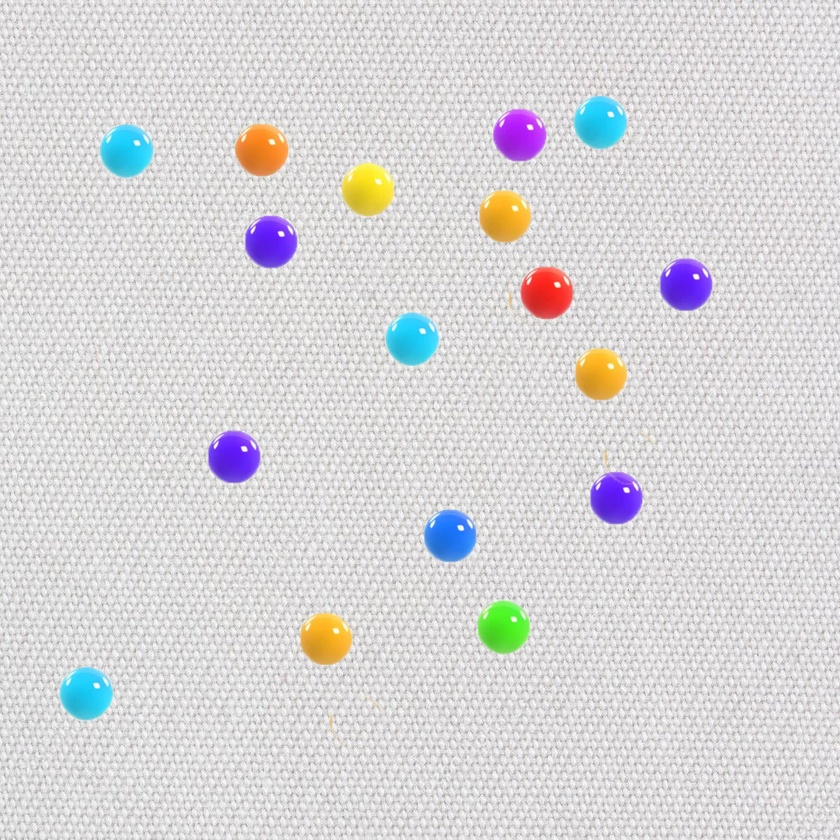
#> input picture img/1red.jpg, 840 x 840 px, shrunk from 1000 x 1000 before the run
$ python main.py
#> lines starting #> are read from the running program, lines starting #| are printed output that depends on the picture; after the words box and inside, x2 and y2 are one past the last pixel; in counts of white or black regions, pixels touching at a corner belong together
#> the answer given: ../../img/1red.jpg
# python 3.8
# Вводное задание. Extended

import cv2 as cv
import numpy  # noqa: F401
import os


def checkFile(path: str) -> bool:
#> the answer given: out.png
    return os.path.isfile(path)


def cvOpenImg(path: str) -> numpy.ndarray:
#> called with path = '../../img/1red.jpg'
    return cv.imread(path)
#> returned value is the input picture: shape (840, 840, 3); mean B, G, R 216, 214.5, 216.2


def main():
    low, high = (140, 0, 0), (255, 255, 255)

    image_path = os.path.normpath(input("Введите путь к изображению(он не должен содержать русские буквы): "))
    if checkFile(image_path) is False:
        print("Такого файла не существует. ")
        return
    image_dir = os.path.dirname(image_path)
    image_basename = os.path.basename(image_path)
    image_name, image_extension = os.path.splitext(image_basename)

    save_path = input("Введите путь сохранения картинки: ")
    save_path = os.path.normpath(save_path) if bool(save_path) else fr"{image_dir}\{image_name}_mask{image_extension}"

    img = cvOpenImg(image_path)
    img_hsv = cv.cvtColor(img, cv.COLOR_BGR2HSV)
#> img_hsv: shape (840, 840, 3); mean H, S, V 104.8, 12.4, 221.1
    mask = cv.inRange(img_hsv, low, high)
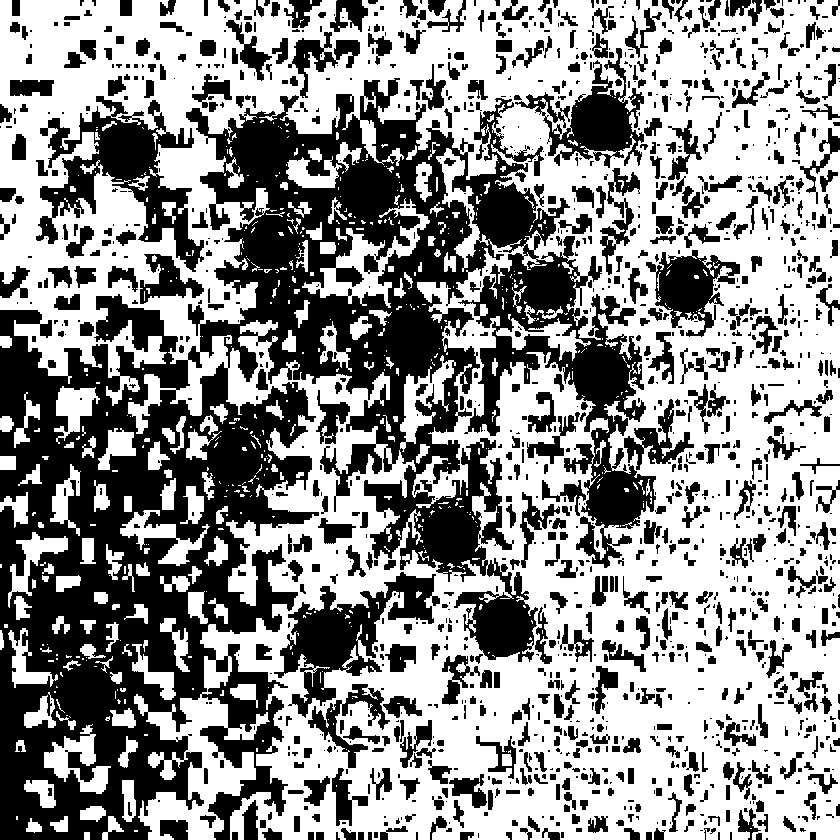
#> mask: shape (840, 840); 56.9% white; 1435 black regions (706 under 20 px), largest, box (x1, y1, x2, y2) and area: (0, 78, 656, 840) 189408, (36, 96, 204, 272) 10353, (274, 572, 440, 718) 8266
    print(f"Цветовой диапазон HSV: {low}-{high}")
    img_mask = cv.bitwise_and(img, img, mask=mask)
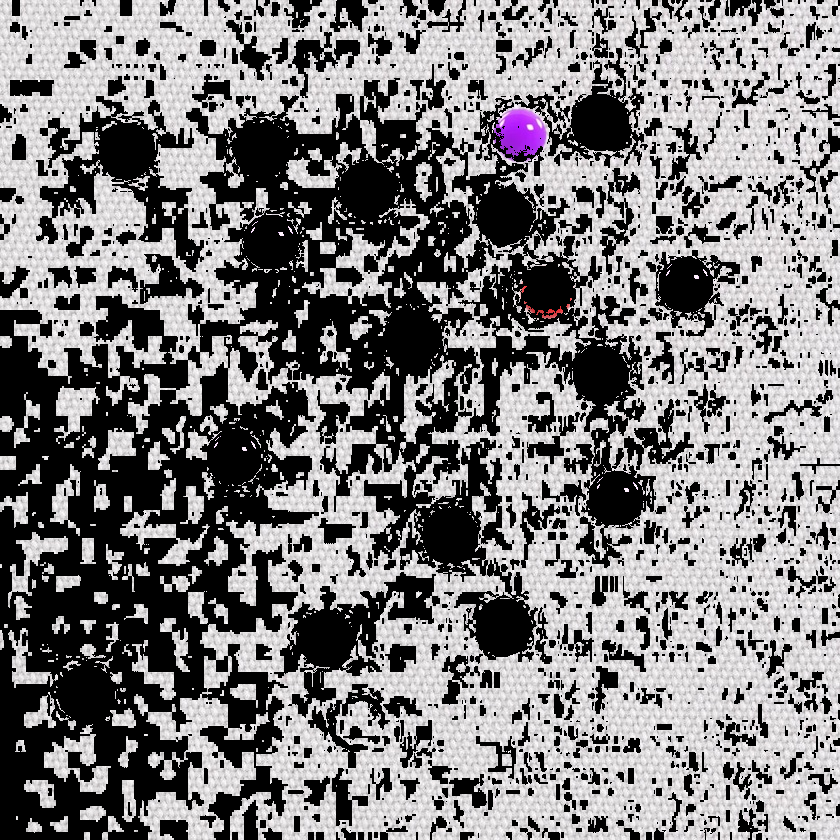
#> img_mask: shape (840, 840, 3); mean B, G, R 124.6, 123.4, 125.1

    cv.imwrite(save_path, img_mask)
    print(f"Изображение сохранено в {save_path}")


if __name__ == '__main__':
    main()
    input("Press Enter to quit. \n")
    exit()
#> (the program exits here)

$ run again, on img/5red.jpg
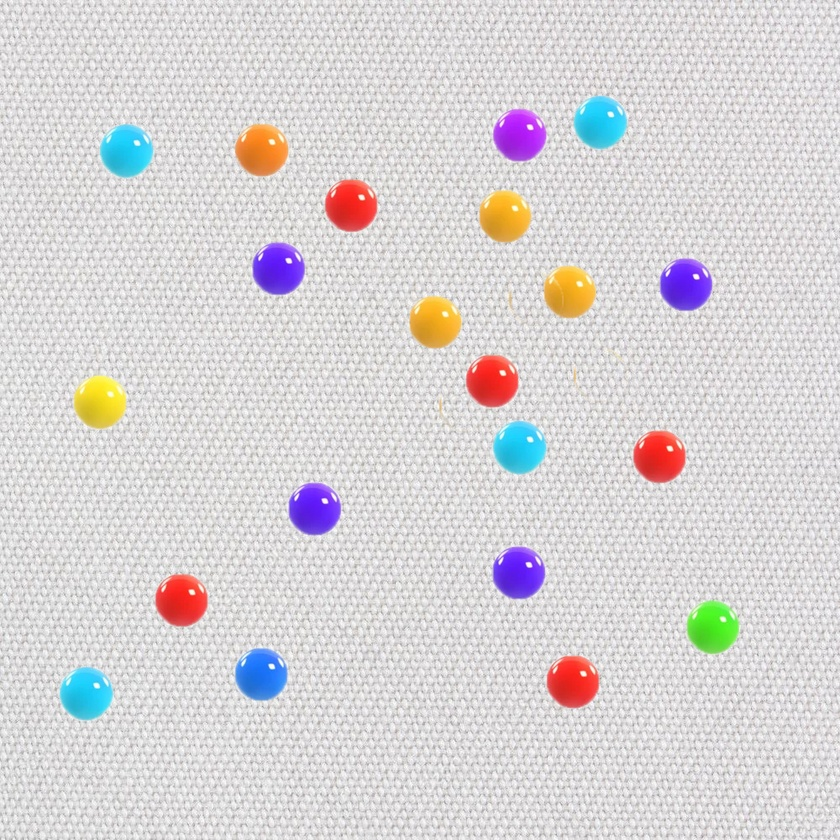
#> input picture img/5red.jpg, 840 x 840 px, shrunk from 1000 x 1000 before the run
#> in cvOpenImg, returned value is the input picture: shape (840, 840, 3); mean B, G, R 214.1, 212.7, 216.4
#> img_hsv: shape (840, 840, 3); mean H, S, V 103.4, 14.7, 221.3
#> in main, `mask = cv.inRange(img_hsv, low, high)`:
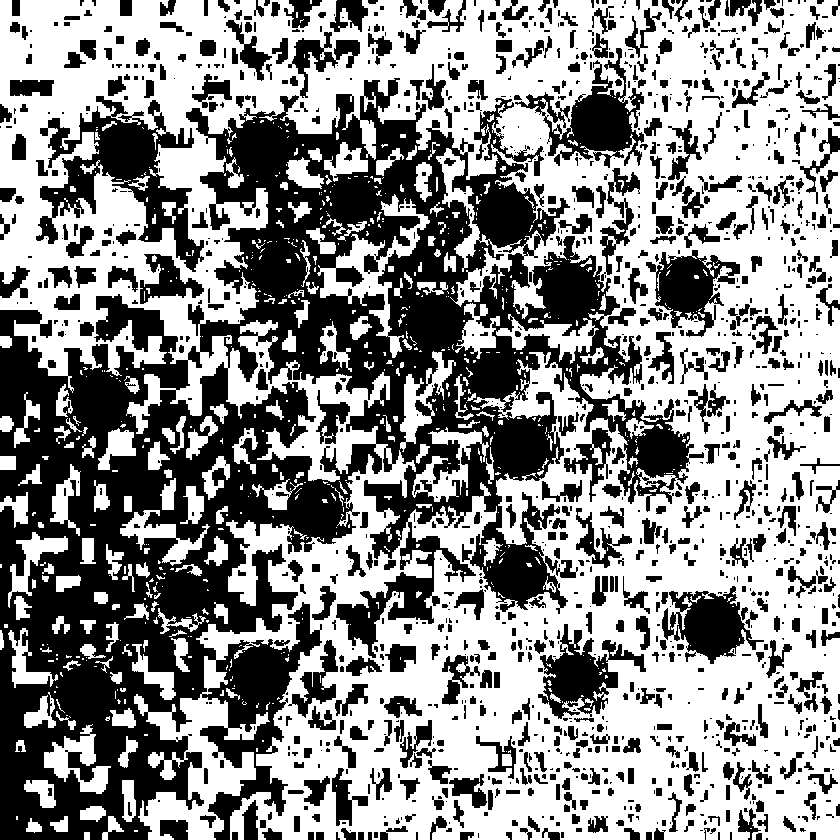
#> mask: shape (840, 840); 55.9% white; 1412 black regions (708 under 20 px), largest, box (x1, y1, x2, y2) and area: (0, 78, 704, 840) 200378, (36, 96, 204, 272) 10353, (515, 48, 644, 168) 5500
#> in main, `img_mask = cv.bitwise_and(img, img, mask=mask)`:
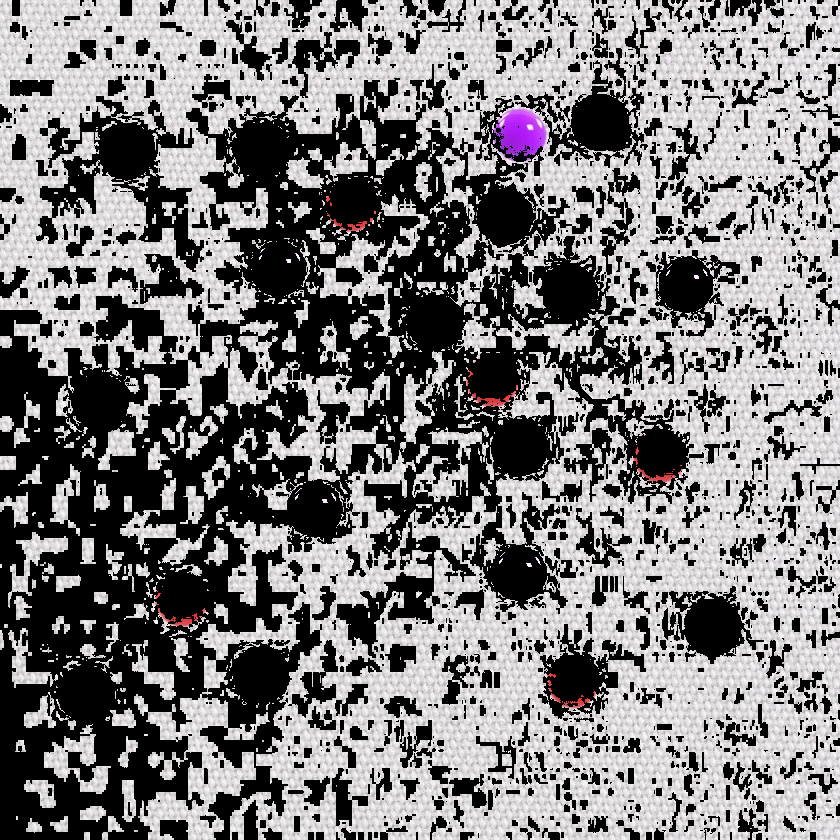
#> img_mask: shape (840, 840, 3); mean B, G, R 122.4, 121.2, 123
